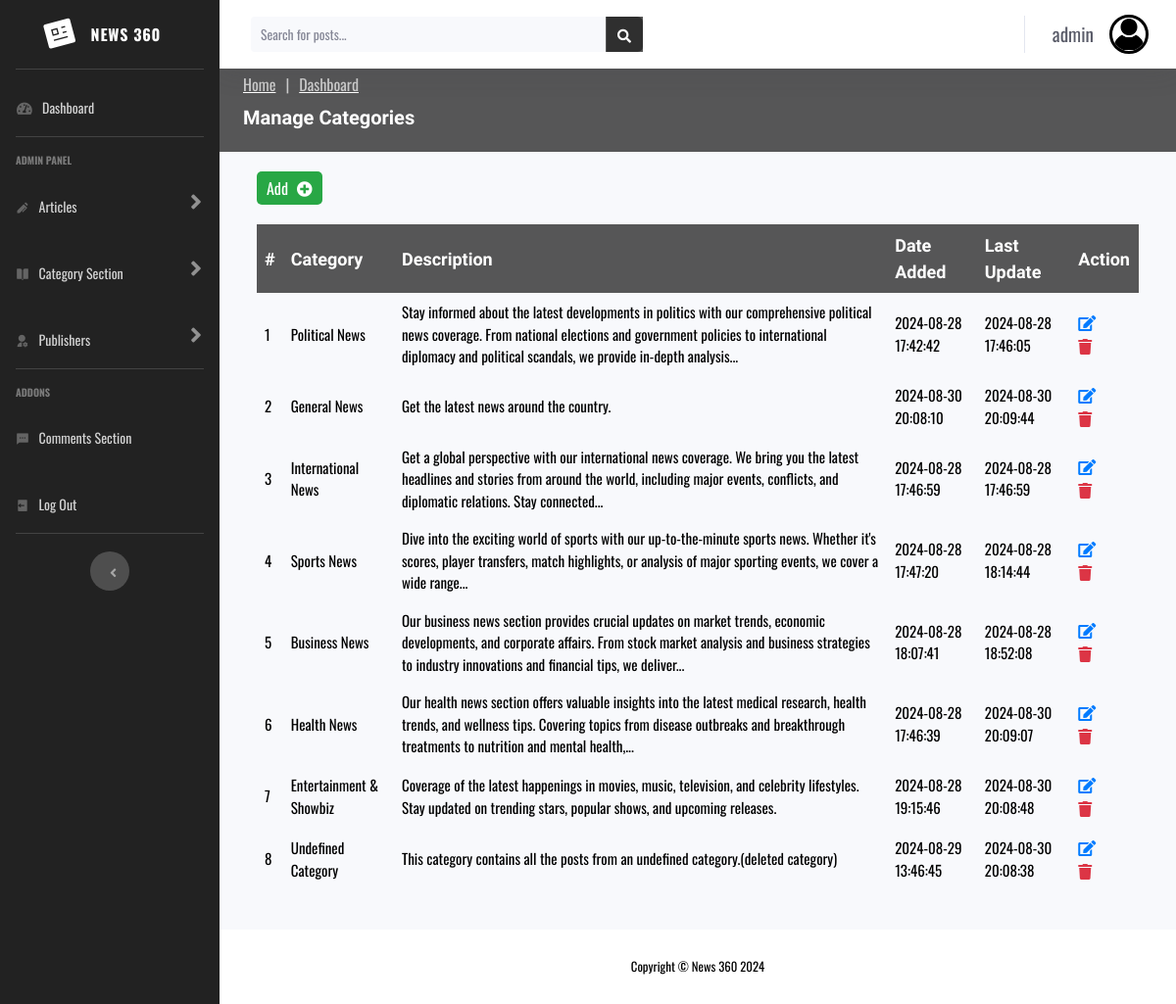
/admin/manage-category.php (signed in), run on the app's committed database.
### tables this page shows
CREATE TABLE `users` (
  `id` int(11) UNSIGNED NOT NULL,
  `firstname` varchar(50) NOT NULL,
  `lastname` varchar(50) NOT NULL,
  `username` varchar(50) NOT NULL,
  `email` varchar(100) NOT NULL,
  `password` varchar(255) NOT NULL,
  `avatar` varchar(255) NOT NULL,
  `is_admin` tinyint(1) NOT NULL
);

CREATE TABLE `categories` (
  `id` int(11) NOT NULL,
  `name` varchar(255) NOT NULL,
  `description` text DEFAULT NULL,
  `created_at` timestamp NOT NULL DEFAULT current_timestamp(),
  `updated_at` timestamp NOT NULL DEFAULT current_timestamp() ON UPDATE current_timestamp()
);

### admin/manage-category.php (the view, shortened to what this page needs)
<?php
require 'partials/header.php';
function truncateDescription($text, $wordLimit = 30) {
    $words = explode(' ', $text);
    if (count($words) > $wordLimit) {
        $words = array_slice($words, 0, $wordLimit);
        $text = implode(' ', $words) . '...';
    }
    return htmlspecialchars($text);
}
$query = "SELECT * FROM categories ORDER BY id ASC";
$categories = mysqli_query($conn, $query);
?>
<!DOCTYPE html>
<html lang="en">
<head>
    <link href="assets/vendor/fontawesome-free/css/all.min.css" rel="stylesheet" type="text/css" />
    <link href="../assets/vendors/remixicon/remixicon.css" rel="stylesheet" />
    <link href="../assets/vendors/aos/aos.css" rel="stylesheet" />
    <link rel="stylesheet" href="assets/css/bootstrap.css" />
    <link rel="stylesheet" href="assets/css/main.css" />
</head>
<body id="page-top">
<div id="wrapper">
    <?php include 'partials/sidebar.php'; ?>
    <div id="content-wrapper" class="d-flex flex-column">
        <div id="content">
            <?php include 'partials/topbar.php'; ?>
            <section id="breadcrumbs" class="breadcrumbs">
                <div class="container">
                    <ol>
                        <li><a href="../index.php">Home</a></li>
                        <li><a href="index.php">Dashboard</a></li>
                    </ol>
                    <h2>Manage Categories</h2>
                </div>
            </section>
            <div class="edit-container">
                <a href="add-category.php">
                    <button class="add-btn">
                        Add <i class="fas fa-plus-circle"></i></button
                ></a>
                <table class="category-table">
                    <thead style="font-size: 18px; font-family: Teko, sans-serif">
                        <tr>
                            <th>#</th>
                            <th>Category</th>
                            <th>Description</th>
                            <th>Date Added</th>
                            <th>Last Update</th>
                            <th>Action</th>
                        </tr>
                    </thead>
                    <tbody style="font-size: 15px; font-family: Oswald, sans-serif">
                        <?php while ($category = mysqli_fetch_assoc($categories)): ?>
                        <tr>
                            <td><?= htmlspecialchars($category['id']) ?></td>
                            <td><?= htmlspecialchars($category['name']) ?></td>
                            <td><?= truncateDescription($category['description']) ?></td>
                            <td><?= htmlspecialchars($category['created_at']) ?></td>
                            <td><?= htmlspecialchars($category['updated_at']) ?></td>
                            <td>
                                <a href="edit-category.php?id=<?= htmlspecialchars($category['id']) ?>" class="edit-icon">
                                    <i class="fas fa-edit"></i>
                                </a>
                                <a href="forms/deletecategory-form.php?id=<?= htmlspecialchars($category['id']) ?>" class="delete-icon">
                                  <i class="fas fa-trash"></i>
                                </a>
                            </td>
                        </tr>
                        <?php endwhile; ?>
                    </tbody>
                </table>
            </div>
        </div>
        <?php include 'partials/footer.php'; ?>
</body>
</html>

### admin/partials/topbar.php (shortened to what this page needs)
<?php
if (isset($_SESSION['user_id'])) {
    $user_id = $_SESSION['user_id'];
    $query = "SELECT username, avatar FROM users WHERE id = ?";
    $stmt = $conn->prepare($query);
    $stmt->bind_param("i", $user_id);
    $stmt->execute();
    $result = $stmt->get_result();
    if ($result->num_rows > 0) {
        $userprofile = $result->fetch_assoc();
        $profilename = $userprofile['username'];
        $avatar = "../assets/images/admin.jpg";
    } else {
        $profilename = "Publisher";
        $avatar = "../assets/images/admin.jpg";
    }
} else {
    $profilename = "Guest";
    $avatar = "../assets/images/admin.png";
}
?>
<nav class="navbar navbar-expand navbar-light bg-white topbar mb-4 static-top shadow">
    <form class="d-none d-sm-inline-block form-inline mr-auto ml-md-3 my-2 my-md-0 mw-100 navbar-search" action="forms/results.php" method="GET">
    <div class="input-group">
        <input type="text" class="form-control bg-light border-0 small" placeholder="Search for posts..." name="search" aria-label="Search" aria-describedby="basic-addon2" required />
        <div class="input-group-append" style="background: #222222c0">
            <button class="btn btn-primary" type="submit" name="submit" style="background: #222222c0; border: #222222c0">
                <i class="fas fa-search fa-sm"></i>
            </button>
        </div>
    </div>
    </form>
    <ul class="navbar-nav ml-auto">
        <li class="nav-item dropdown no-arrow">
            <a class="nav-link dropdown-toggle" href="#" id="userDropdown" role="button" data-toggle="dropdown" aria-haspopup="true" aria-expanded="false">
                <span class="mr-3 d-none d-lg-inline text-gray-800 small"><?= htmlspecialchars($profilename); ?></span>
                <img style="height: 40px; width: 40px; border: 3px solid black" class="img-profile rounded-circle" src="<?= htmlspecialchars($avatar); ?>" />
            </a>
        </li>
    </ul>
</nav>

### admin/assets/css/main.css (style rules this page uses)
.breadcrumbs { padding: 5px 0; background: #222222c0; margin-top: -25px; }
.breadcrumbs h2 { font-size: 20px; font-weight: 600; color: #fff; }
.breadcrumbs ol { display: flex; flex-wrap: wrap; list-style: none; padding: 0 0 10px 0; margin: 0; font-size: 16px; text-decoration: underline #fff; }
.breadcrumbs ol li a { color: #ccc; }
.breadcrumbs ol li + li { padding-left: 10px; }
.breadcrumbs ol li + li::before { display: inline-block; padding-right: 10px; color: #ccc; content: "|"; }
h2 { margin-top: 0; font-size: 18px; color: #333; padding-bottom: 10px; }
input[type="text"], textarea { width: calc(100% - 20px); padding: 8px 10px; font-size: 14px; border: 1px solid #e0e0e0; border-radius: 4px; box-sizing: border-box; }
button { background-color: #4caf50; color: white; padding: 10px 20px; border: none; border-radius: 4px; font-size: 14px; cursor: pointer; transition: 0.3s; }
.edit-container { max-width: 900px; margin: 0 auto; }
.add-btn { background-color: #28a745; color: white; padding: 5px 10px; border: none; border-radius: 5px; font-size: 16px; cursor: pointer; margin-bottom: 20px; margin-top: 20px; }
.add-btn i { margin-left: 5px; }
.category-table, .deleted-category-table { width: 100%; border-collapse: collapse; margin-bottom: 40px; }
.category-table th, .category-table td, .deleted-category-table th, .deleted-category-table td { border: transparent; padding: 8px; text-align: left; }
.category-table th, .deleted-category-table th { background-color: #222222c0; color: white; text-align: left; }
.edit-icon, .delete-icon { color: #007bff; margin-right: 10px; text-decoration: none; font-size: 16px; }
.delete-icon { color: #dc3545; }

### data on the page
users: username "admin"
categories: id "1", name "Political News", description "Stay informed about the latest developments in politics with our comprehensive political news coverage. From national elections and government policies to international diplomacy and political scandals, we provide in-depth analysis...", created_at "2024-08-28 17:42:42", updated_at "2024-08-28 17:46:05"
categories: id "2", name "General News", description "Get the latest news around the country.", created_at "2024-08-30 20:08:10", updated_at "2024-08-30 20:09:44"
categories: id "3", name "International News", description "Get a global perspective with our international news coverage. We bring you the latest headlines and stories from around the world, including major events, conflicts, and diplomatic relations. Stay connected...", created_at "2024-08-28 17:46:59", updated_at "2024-08-28 17:46:59"
categories: id "4", name "Sports News", description "Dive into the exciting world of sports with our up-to-the-minute sports news. Whether it's scores, player transfers, match highlights, or analysis of major sporting events, we cover a wide range...", created_at "2024-08-28 17:47:20", updated_at "2024-08-28 18:14:44"
categories: id "5", name "Business News", description "Our business news section provides crucial updates on market trends, economic developments, and corporate affairs. From stock market analysis and business strategies to industry innovations and financial tips, we deliver...", created_at "2024-08-28 18:07:41", updated_at "2024-08-28 18:52:08"
categories: id "6", name "Health News", description "Our health news section offers valuable insights into the latest medical research, health trends, and wellness tips. Covering topics from disease outbreaks and breakthrough treatments to nutrition and mental health,...", created_at "2024-08-28 17:46:39", updated_at "2024-08-30 20:09:07"
categories: id "7", name "Entertainment & Showbiz", description "Coverage of the latest happenings in movies, music, television, and celebrity lifestyles. Stay updated on trending stars, popular shows, and upcoming releases.", created_at "2024-08-28 19:15:46", updated_at "2024-08-30 20:08:48"
categories: id "8", name "Undefined Category", description "This category contains all the posts from an undefined category.(deleted category)", created_at "2024-08-29 13:46:45", updated_at "2024-08-30 20:08:38"
